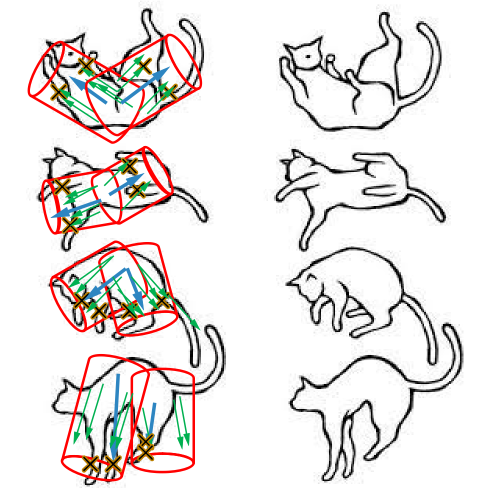
#> input picture experiments/figdata/image3.png, 972 x 994 px (shown at 1/2 size)
$ python figs_sr.py
#> lines starting #> are read from the running program, lines starting #| are printed output that depends on the picture; after the words box and inside, x2 and y2 are one past the last pixel; in counts of white or black regions, pixels touching at a corner belong together
"""Concept figures for the manuscript: Fig. 1 (falling-cat model, from the authors' earlier manuscript) and
Fig. 2 (FalCO mechanism, stability and scale invariance)."""
import json
import os

import matplotlib
matplotlib.use("Agg")
import matplotlib.pyplot as plt
import numpy as np
from matplotlib.patches import FancyArrowPatch
from PIL import Image

HERE = os.path.dirname(os.path.abspath(__file__))
import paths  # noqa: E402
OUT = paths.OUTPUT
MEDIA = paths.FIGDATA
os.makedirs(OUT, exist_ok=True)
plt.rcParams.update({"font.family": "DejaVu Sans", "font.size": 8, "axes.edgecolor": "#52514e",
                     "axes.spines.top": False, "axes.spines.right": False,
                     "axes.titlesize": 9, "axes.titleweight": "bold", "legend.frameon": False})
BLUE, ORANGE, GREEN, GREY, RED, PURPLE = "#2a78d6", "#eb6834", "#1baf7a", "#8a8984", "#e34948", "#6250d6"
LEGS = ["#0b4f9c", "#2a78d6", "#6fa8e8", "#a9c9ee", "#d6e4f5"]


def flat(path):
#> called with path = 'experiments/figdata/image3.png'
    im = Image.open(path).convert("RGBA")
#> im is the input picture: PIL image 972x994 RGBA; mean R, G, B, A 232.8, 227.9, 226.3, 252.4
    bg = Image.new("RGBA", im.size, (255, 255, 255, 255))
#> bg: PIL image 972x994 RGBA; every value is 255
    bg.alpha_composite(im)
    a = np.asarray(bg.convert("RGB"))
    mask = (a < 245).any(2)
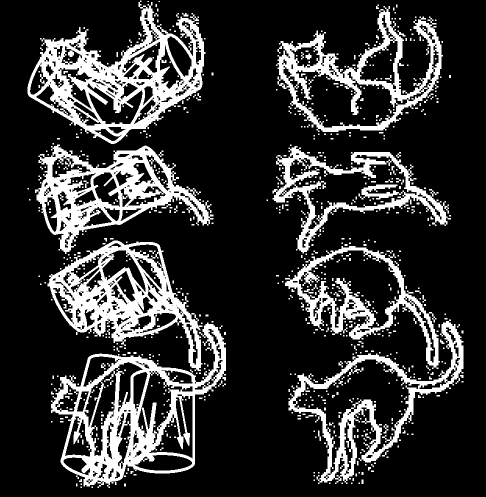
#> mask: shape (994, 972) bool (shown at 1/2 size); 20.2% white; 723 white regions (567 under 20 px), largest, box (x1, y1, x2, y2) and area: (55, 1, 411, 288) 33027, (102, 645, 452, 976) 31149, (95, 481, 405, 742) 26358
    ys, xs = np.nonzero(mask)
    pad = 8
    return a[max(ys.min() - pad, 0):ys.max() + pad, max(xs.min() - pad, 0):xs.max() + pad]
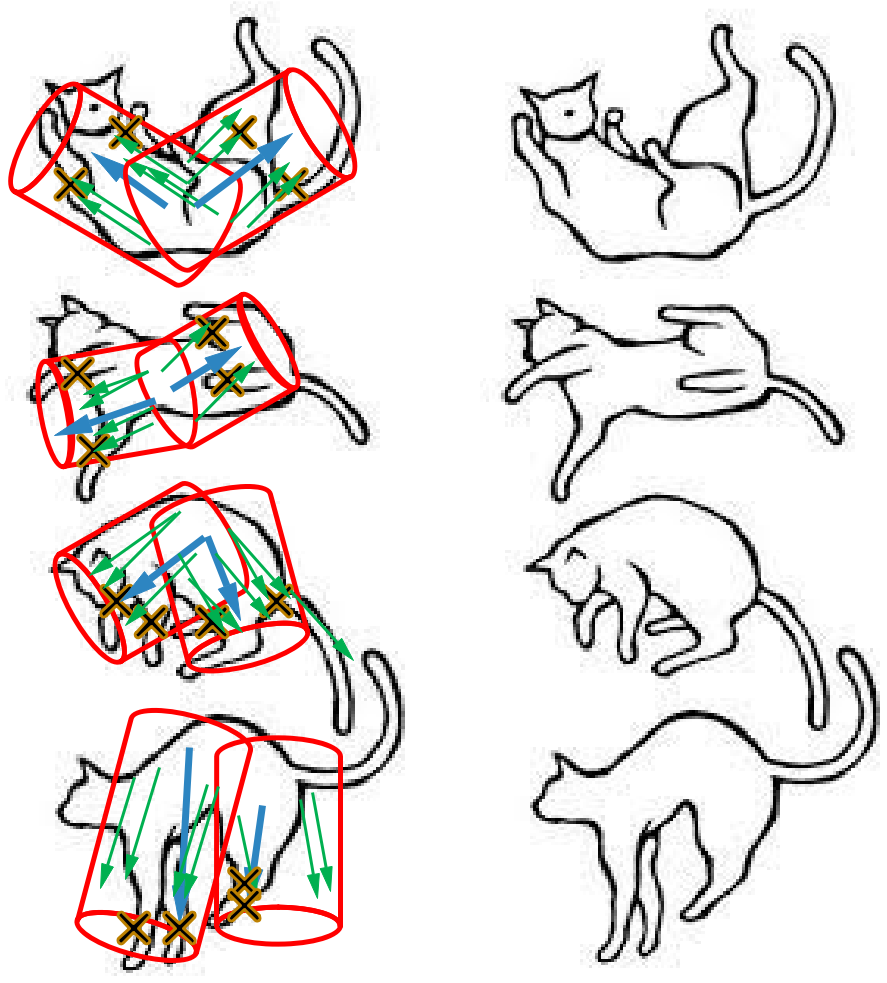
#> returned value: shape (983, 887, 3); mean of channels 0, 1, 2 230.4, 225, 223.2; drawn as R, G, B


def two_rod(ax):
    """Two-rod model of the falling cat after Essen and Nordmark (2018), redrawn."""
    teal, rod, ball = "#1b8a7a", "#9fd4c8", "#7fa9c9"
    ax.annotate("", xy=(10.6, 0), xytext=(-0.4, 0), arrowprops=dict(arrowstyle="-|>", color=teal, lw=2.2))
    ax.text(10.7, -0.05, "$z$", fontsize=10, va="center")
    G1, G2 = np.array([2.6, 0.0]), np.array([7.0, 0.0])
    for G, ang, (lm, lM) in [(G1, 42, (2.6, 1.0)), (G2, 75, (3.1, 2.4))]:
        d = np.array([np.cos(np.radians(ang)), np.sin(np.radians(ang))])
        pm, pM = G + lm * d, G - lM * d
        ax.plot(*np.c_[pM, pm], color=rod, lw=4, solid_capstyle="round", zorder=2)
        ax.scatter(*pm, s=170, color=ball, edgecolor="#4f7d9e", lw=0.8, zorder=4)
        ax.scatter(*pM, s=560, color=ball, edgecolor="#4f7d9e", lw=0.8, zorder=4)
        ax.text(*(pm + [0.35, 0.25]), "$m$", fontsize=9)
        ax.text(*(pM + [-1.05, -0.15]), "$M$", fontsize=9, ha="right", va="center")
    for P, lab in [(G1, "$G_1$"), ((G1 + G2) / 2, "$G$"), (G2, "$G_2$")]:
        ax.scatter(*P, s=40, color="#1f1f1f", zorder=5)
        ax.text(P[0] + 0.15, P[1] - 0.55, lab, fontsize=9)
    ax.text(3.85, 0.18, "$L/2$", fontsize=8, ha="center", color="#52514e")
    ax.text(6.0, 0.18, "$L/2$", fontsize=8, ha="center", color="#52514e")
    ax.text(0.2, 1.3, "front body", fontsize=7.5, color="#52514e", va="center")
    ax.text(8.45, 1.6, "rear body", fontsize=7.5, color="#52514e", va="center")
    ax.set_xlim(-0.5, 11.2); ax.set_ylim(-3.4, 3.7); ax.set_aspect("equal"); ax.set_axis_off()


def fig1():
    a, c = (flat(os.path.join(MEDIA, f)) for f in ["image3.png", "image5.png"])
#> call 2 of flat, with path = 'experiments/figdata/image5.png'
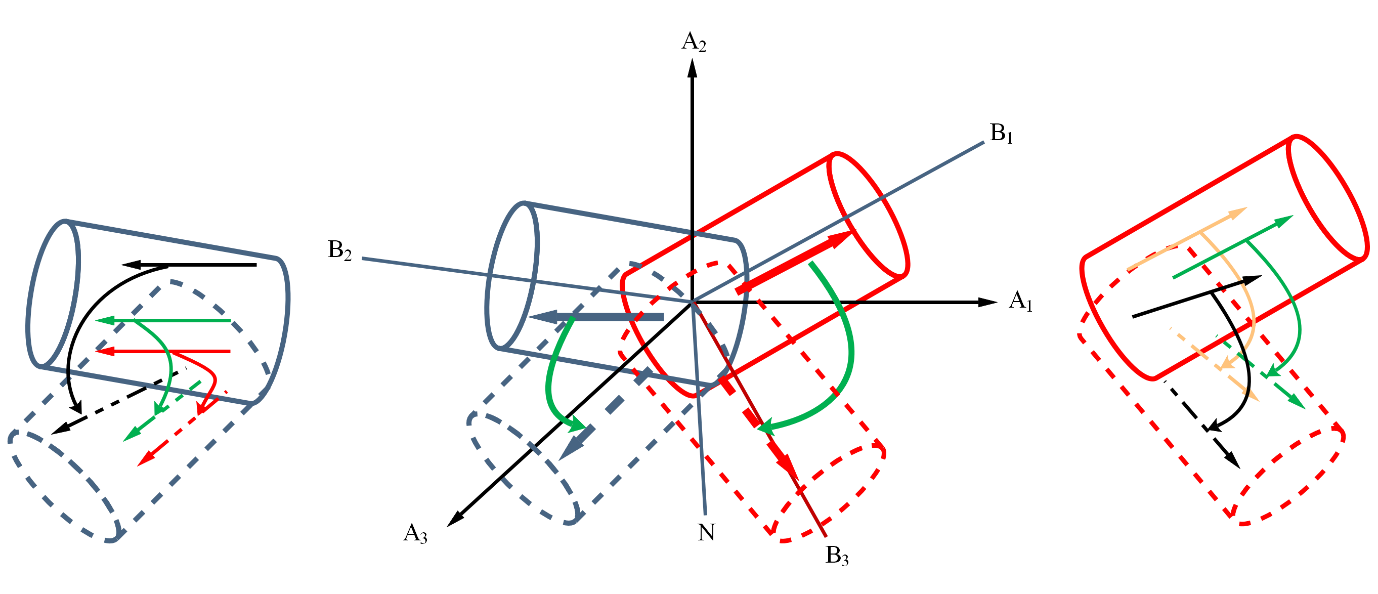
#> input picture experiments/figdata/image5.png, 1378 x 594 px
#> in flat, im is the input picture: PIL image 1378x594 RGBA; mean R, G, B, A 8.9, 4.4, 4.4, 14.9
#> in flat (call 2), `bg = Image.new("RGBA", im.size, (255, 255, 255, 255))`: bg: PIL image 1378x594 RGBA; every value is 255
#> in flat (call 2), `mask = (a < 245).any(2)`:
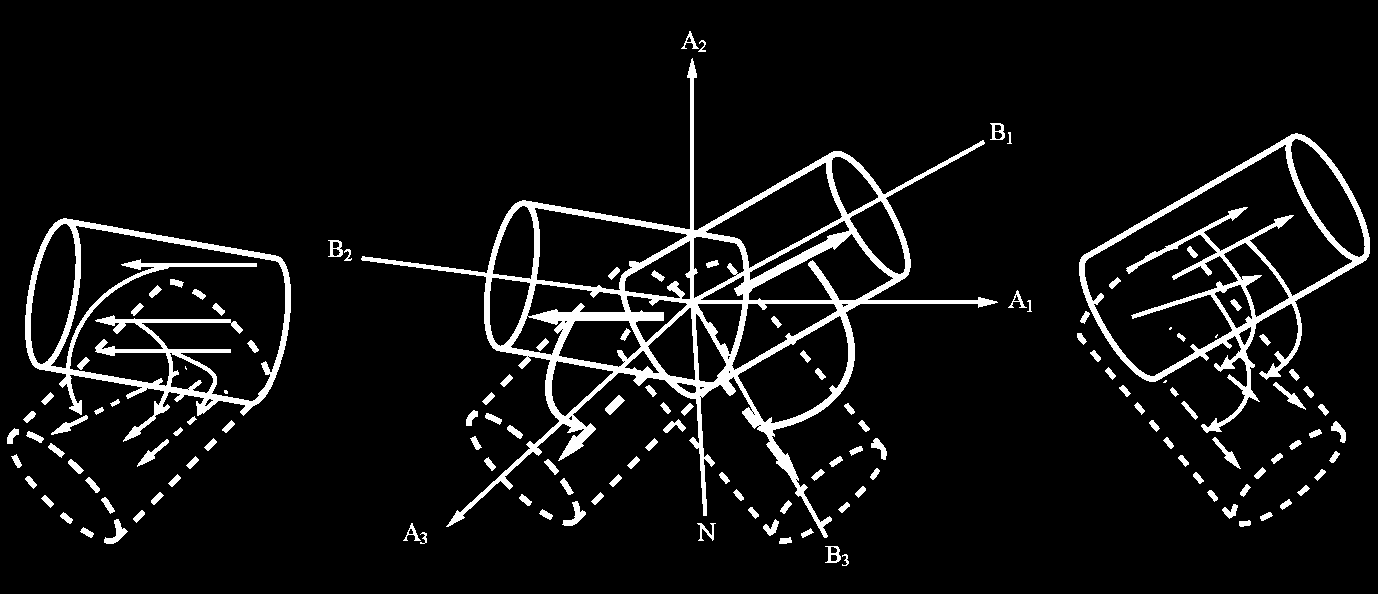
#> mask: shape (594, 1378) bool; 6.9% white; 135 white regions (5 under 20 px), largest, box (x1, y1, x2, y2) and area: (361, 58, 998, 538) 25941, (1079, 133, 1370, 433) 10224, (25, 218, 291, 442) 9747
#> in flat (call 2), `return a[max(ys.min() - pad, 0):ys.max() + pad, max(xs.min() - pad, 0)..`:
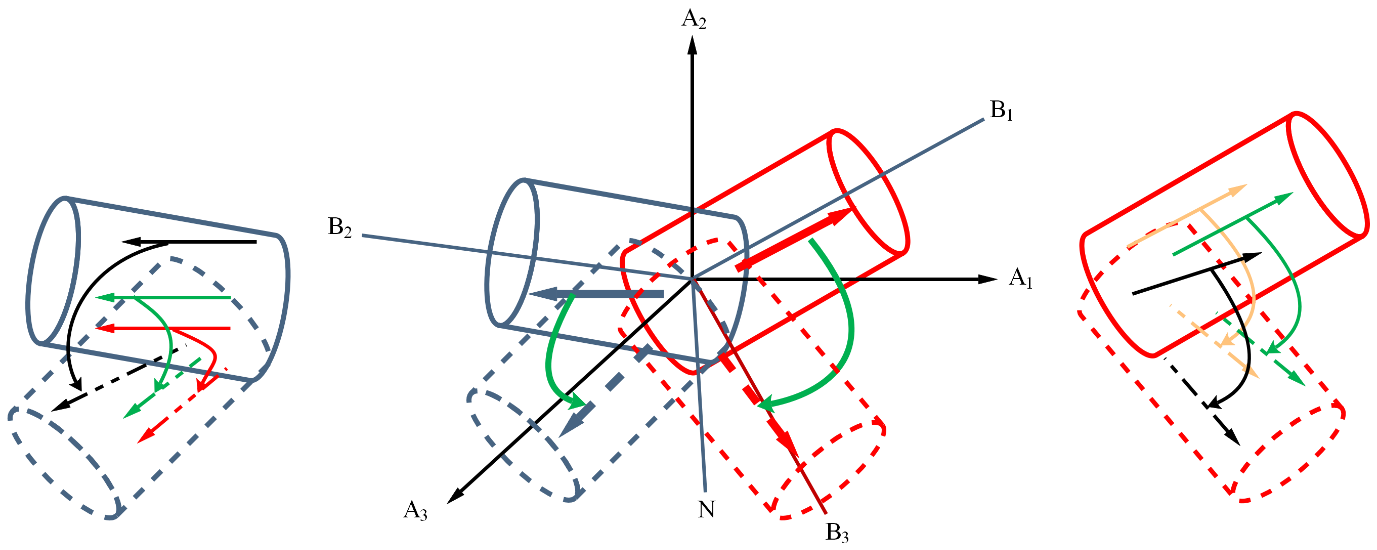
#> returned value: shape (550, 1377, 3); mean of channels 0, 1, 2 246.5, 242.8, 242.7; drawn as R, G, B
    fig = plt.figure(figsize=(7.2, 4.6))
    gs = fig.add_gridspec(2, 2, width_ratios=[0.8, 1.3], height_ratios=[1.0, 0.75], wspace=0.12, hspace=0.12)
    axes = [fig.add_subplot(gs[:, 0]), fig.add_subplot(gs[0, 1]), fig.add_subplot(gs[1, 1])]
    for ax, im, lab in zip(axes, [a, None, c], "abc"):
        if im is None:
            two_rod(ax)
        else:
            ax.imshow(im)
            ax.set_axis_off()
        ax.set_anchor("N" if lab == "a" else "NW")
        ax.text(-0.02, 1.0, lab, transform=ax.transAxes, fontsize=12, fontweight="bold", va="top", ha="right")
#> this loop made 3 passes
#> lab on passes 1, 3: 'a', 'c'
#> (im, lab, teal in two_rod, rod in two_rod, ball in two_rod, G1 in two_rod, G2 in two_rod) on pass 2: (None, 'b', '#1b8a7a', '#9fd4c8', '#7fa9c9', [2.6, 0], [7, 0])
    fig.savefig(os.path.join(OUT, "fig_concept.png"), dpi=300, bbox_inches="tight")
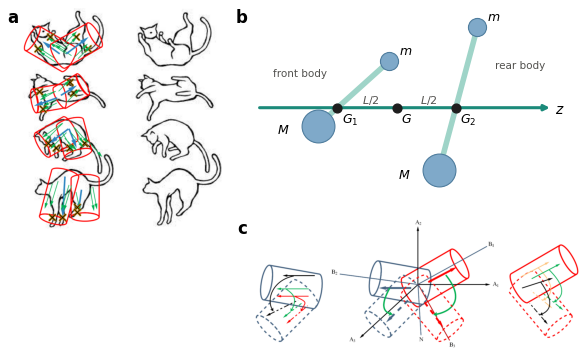
#> figure drawn by matplotlib, 3 panels


def landscape(X, Y):
    Z = (X - 1.2) ** 2 + (Y + 0.8) ** 2
    return Z + 2.5 * (2 - np.cos(2.2 * (X - 1.2)) - np.cos(2.2 * (Y + 0.8)))


def snapshot():
    rs = np.random.RandomState(11)
    N, K = 100, 5
    m = N // K
    X = rs.uniform(-5, 5, (N, 2))
    F = landscape(X[:, 0], X[:, 1])
    o = np.argsort(F)
    X, F = X[o], F[o]
    wk = F[:m].max() - F[:m] + 0.5
    MC = (wk[:, None] * X[:m]).sum(0) / wk.sum()
    w = 0.832 - 0.792 * np.arange(N) / (N - 1)
    return X, MC, w, m


def fig2():
#> (the run stopped early here; a loop or call above may not have finished)
